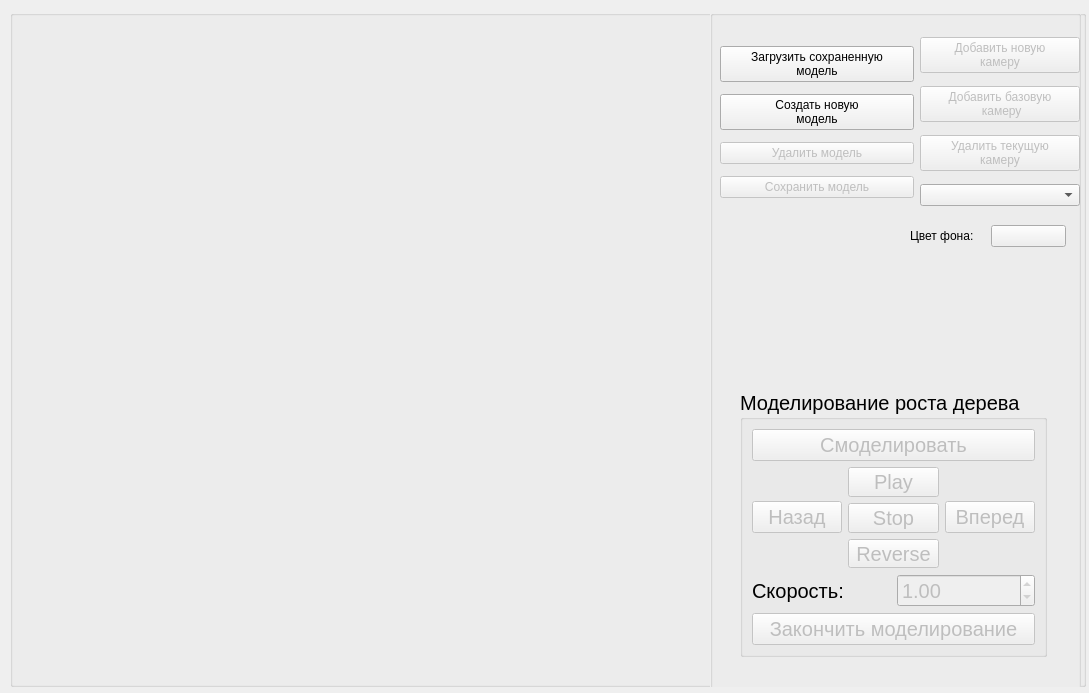
<?xml version="1.0" encoding="UTF-8"?>
<ui version="4.0">
 <class>Widget</class>
 <widget class="QWidget" name="Widget">
  <property name="geometry">
   <rect>
    <x>0</x>
    <y>0</y>
    <width>1089</width>
    <height>693</height>
   </rect>
  </property>
  <property name="windowTitle">
   <string>Widget</string>
  </property>
  <widget class="QGroupBox" name="groupBox">
   <property name="geometry">
    <rect>
     <x>10</x>
     <y>10</y>
     <width>1076</width>
     <height>677</height>
    </rect>
   </property>
   <property name="title">
    <string/>
   </property>
   <widget class="QGroupBox" name="groupBox_2">
    <property name="geometry">
     <rect>
      <x>700</x>
      <y>0</y>
      <width>371</width>
      <height>700</height>
     </rect>
    </property>
    <property name="autoFillBackground">
     <bool>true</bool>
    </property>
    <property name="title">
     <string/>
    </property>
    <widget class="QGroupBox" name="groupBox_3">
     <property name="geometry">
      <rect>
       <x>30</x>
       <y>380</y>
       <width>307</width>
       <height>267</height>
      </rect>
     </property>
     <property name="font">
      <font>
       <pointsize>15</pointsize>
      </font>
     </property>
     <property name="title">
      <string>Моделирование роста дерева</string>
     </property>
     <layout class="QVBoxLayout" name="verticalLayout_2">
      <item>
       <widget class="QPushButton" name="generate_growth">
        <property name="enabled">
         <bool>false</bool>
        </property>
        <property name="text">
         <string>Смоделировать</string>
        </property>
       </widget>
      </item>
      <item>
       <layout class="QHBoxLayout" name="horizontalLayout">
        <item>
         <widget class="QPushButton" name="previous">
          <property name="enabled">
           <bool>false</bool>
          </property>
          <property name="text">
           <string>Назад</string>
          </property>
         </widget>
        </item>
        <item>
         <layout class="QVBoxLayout" name="verticalLayout">
          <item>
           <widget class="QPushButton" name="play">
            <property name="enabled">
             <bool>false</bool>
            </property>
            <property name="text">
             <string>Play</string>
            </property>
           </widget>
          </item>
          <item>
           <widget class="QPushButton" name="stop">
            <property name="enabled">
             <bool>false</bool>
            </property>
            <property name="text">
             <string>Stop</string>
            </property>
           </widget>
          </item>
          <item>
           <widget class="QPushButton" name="reverse">
            <property name="enabled">
             <bool>false</bool>
            </property>
            <property name="text">
             <string>Reverse</string>
            </property>
           </widget>
          </item>
         </layout>
        </item>
        <item>
         <widget class="QPushButton" name="next">
          <property name="enabled">
           <bool>false</bool>
          </property>
          <property name="text">
           <string>Вперед</string>
          </property>
         </widget>
        </item>
       </layout>
      </item>
      <item>
       <layout class="QHBoxLayout" name="horizontalLayout_3">
        <item>
         <widget class="QLabel" name="label_2">
          <property name="text">
           <string>Скорость:</string>
          </property>
         </widget>
        </item>
        <item>
         <widget class="QDoubleSpinBox" name="speed">
          <property name="enabled">
           <bool>false</bool>
          </property>
          <property name="value">
           <double>1.000000000000000</double>
          </property>
         </widget>
        </item>
       </layout>
      </item>
      <item>
       <widget class="QPushButton" name="end_modeling">
        <property name="enabled">
         <bool>false</bool>
        </property>
        <property name="text">
         <string>Закончить моделирование</string>
        </property>
       </widget>
      </item>
     </layout>
    </widget>
    <widget class="QWidget" name="layoutWidget">
     <property name="geometry">
      <rect>
       <x>210</x>
       <y>20</y>
       <width>160</width>
       <height>184</height>
      </rect>
     </property>
     <layout class="QVBoxLayout" name="verticalLayout_4">
      <item>
       <widget class="QPushButton" name="AddButton">
        <property name="enabled">
         <bool>false</bool>
        </property>
        <property name="text">
         <string>Добавить новую
камеру</string>
        </property>
       </widget>
      </item>
      <item>
       <widget class="QPushButton" name="AddBaseCamera">
        <property name="enabled">
         <bool>false</bool>
        </property>
        <property name="text">
         <string>Добавить базовую
 камеру</string>
        </property>
       </widget>
      </item>
      <item>
       <widget class="QPushButton" name="DeleteButton">
        <property name="enabled">
         <bool>false</bool>
        </property>
        <property name="text">
         <string>Удалить текущую
камеру</string>
        </property>
       </widget>
      </item>
      <item>
       <widget class="QComboBox" name="CameraBox"/>
      </item>
     </layout>
    </widget>
    <widget class="QWidget" name="layoutWidget">
     <property name="geometry">
      <rect>
       <x>200</x>
       <y>210</y>
       <width>156</width>
       <height>32</height>
      </rect>
     </property>
     <layout class="QHBoxLayout" name="horizontalLayout_2">
      <item>
       <widget class="QLabel" name="label">
        <property name="text">
         <string>Цвет фона:</string>
        </property>
       </widget>
      </item>
      <item>
       <widget class="QPushButton" name="font_color">
        <property name="text">
         <string/>
        </property>
       </widget>
      </item>
     </layout>
    </widget>
    <widget class="QWidget" name="layoutWidget">
     <property name="geometry">
      <rect>
       <x>10</x>
       <y>30</y>
       <width>194</width>
       <height>166</height>
      </rect>
     </property>
     <layout class="QVBoxLayout" name="verticalLayout_3">
      <item>
       <widget class="QPushButton" name="LoadButton">
        <property name="text">
         <string>Загрузить сохраненную
модель</string>
        </property>
       </widget>
      </item>
      <item>
       <widget class="QPushButton" name="generate_new">
        <property name="text">
         <string>Создать новую
модель</string>
        </property>
       </widget>
      </item>
      <item>
       <widget class="QPushButton" name="delete_model">
        <property name="enabled">
         <bool>false</bool>
        </property>
        <property name="text">
         <string>Удалить модель</string>
        </property>
       </widget>
      </item>
      <item>
       <widget class="QPushButton" name="save_new">
        <property name="enabled">
         <bool>false</bool>
        </property>
        <property name="text">
         <string>Сохранить модель</string>
        </property>
       </widget>
      </item>
     </layout>
    </widget>
   </widget>
   <widget class="Drawer_Scene" name="scene" native="true">
    <property name="geometry">
     <rect>
      <x>0</x>
      <y>0</y>
      <width>700</width>
      <height>700</height>
     </rect>
    </property>
   </widget>
  </widget>
 </widget>
 <customwidgets>
  <customwidget>
   <class>Drawer_Scene</class>
   <extends>QWidget</extends>
   <header location="global">drawer_scene.h</header>
   <container>1</container>
  </customwidget>
 </customwidgets>
 <resources/>
 <connections/>
</ui>
